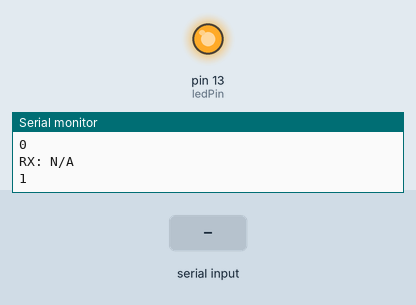
Simulated run of this sketch. Board: Arduino Uno, built with avr-gcc and run on an emulated ATmega328P. On the bench: output pins drawn as LEDs (lit = HIGH), the last lines printed to the serial monitor. The inputs (shaded band) are chosen by the test bench.

Above: at 5.0 s.
5.1 s: byte 30 received over Serial
At 6.8 s:
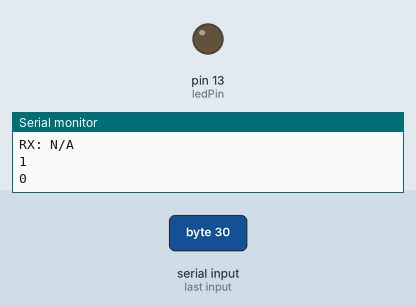
Timing chart, 0 to 14.1 s (numbered marks = the images above; inputs shaded):
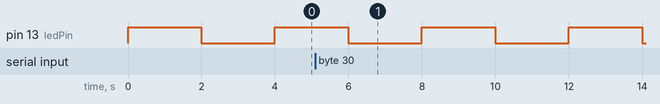

Measured:
- by itself, pin 13 (ledPin): alternates HIGH for 2.0 s and LOW for 2.0 s

The sketch:

Serial_IO.ino
```cpp
int ledPin = 13;
int incomingByte = 0;

void setup() {
  Serial.begin(9600);
  pinMode(ledPin, OUTPUT);
}

void loop() {
  Serial.println(HIGH);
  digitalWrite(ledPin, HIGH);
  delay(2000);

  Serial.println(LOW);
  digitalWrite(ledPin, LOW);
  delay(2000);

  if (Serial.available() > 0) {
    incomingByte = Serial.read();
    //lo vuelca a pantalla
    Serial.print("RX: ");
    Serial.println(incomingByte, DEC);
  } else {
    Serial.println("RX: N/A");
  }
}
```
